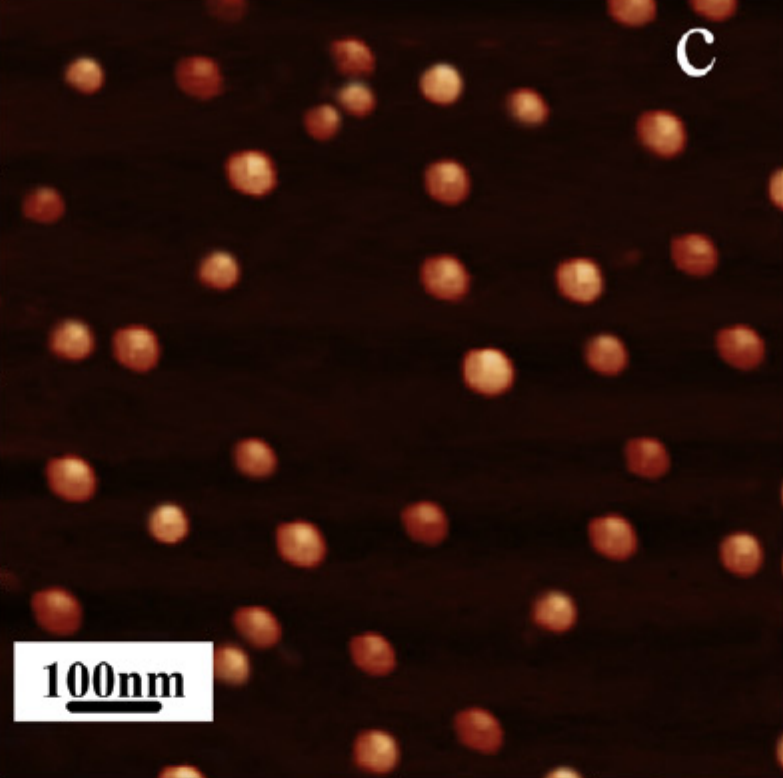
#> input picture c_ref.PNG, 783 x 778 px
$ python main.py
#> lines starting #> are read from the running program, lines starting #| are printed output that depends on the picture; after the words box and inside, x2 and y2 are one past the last pixel; in counts of white or black regions, pixels touching at a corner belong together
# import packages
import cv2
import numpy as np
from PIL import Image
from math import sqrt
from imutils import contours
from skimage import measure
import argparse
import imutils
import sys
import pandas as pd
from math import pi

# Picture path
img = cv2.imread('c_ref.PNG')
#> img is the input picture: shape (778, 783, 3); mean B, G, R 11.3, 17.8, 40.3
a = [0,0] # x-coor
b = [0,0] # y-coor
ref = 0
point = 0
pixel_ref = 0
num = []  #export data
diameter = []  #export data
radius = []

def on_EVENT_LBUTTONDOWN(event, x, y, flags, param):
    if event == cv2.EVENT_LBUTTONDOWN:
        global ref
        global pixel_ref
        # point out the reference
        if ref < 2:
            xy = "%d,%d" % (x, y)
            cv2.circle(img, (x, y), 1, (0, 0, 255), thickness=-1)
            cv2.imshow("image", img)
            a[ref] = x
            b[ref] = y
            pixel_ref = sqrt((a[0] - a[1]) ** 2 + (b[0] - b[1]) ** 2)
            print (f"Reference point {ref+1}")
            ref = ref + 1

cv2.namedWindow("image")
cv2.setMouseCallback("image", on_EVENT_LBUTTONDOWN)
cv2.imshow("image", img)
cv2.waitKey(0)

# get the input value from user
actual_ref = int(input("The distance scale of the reference (nm) : "))
#> the answer given: 3
scale_percent = int(input("Sensitivity (1 to 10) : "))
#> the answer given: 1
threshold = int(input("Contrast of Image (0 to 255) : "))
#> the answer given: 100

# convert all the white background into black
for i in range (np.shape(img)[0]):
    for j in range (np.shape(img)[1]):
        if (img[i][j][2] > 80 and img[i][j][1] > 80 and img[i][j][0] > 80):
            img[i][j][2] = 0
            img[i][j][1] = 0
            img[i][j][0] = 0
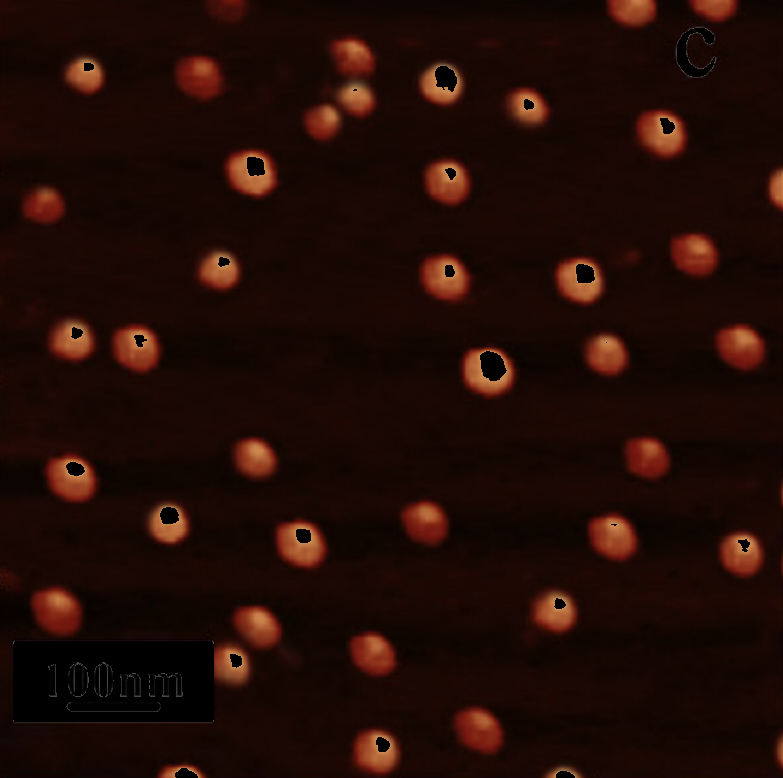
#> img: shape (778, 783, 3); 2.99% of pixels changed, all inside (x1, y1, x2, y2) = (13, 28, 750, 778)

#convert it to grayscale, enlarge and blur it
gray = cv2.cvtColor(img, cv2.COLOR_BGR2GRAY)
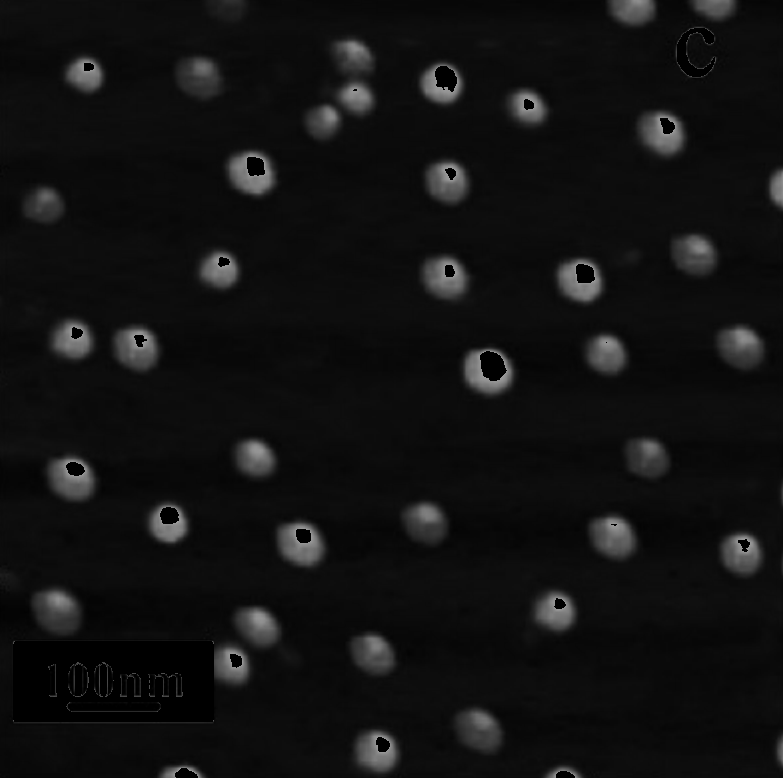
#> gray: shape (778, 783); min 0, max 158, mean 17.3
gray_image = cv2.GaussianBlur(gray, (11, 11), 0)
width = int(gray_image.shape[1] * scale_percent)
#> width = 783
height = int(gray_image.shape[0] * scale_percent)
#> height = 778

# dsize
dsize = (width, height)
#> dsize = (783, 778)
output = cv2.resize(gray_image, dsize)

# thresh equal to blackandwhiteimage
thresh = cv2.threshold(output, threshold, 255, cv2.THRESH_BINARY)[1]
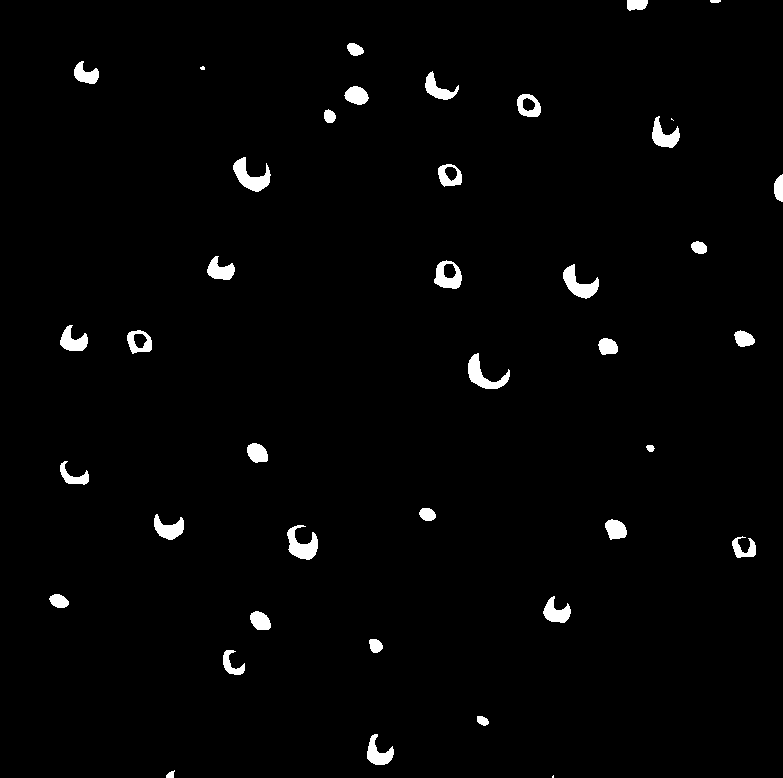
#> thresh: shape (778, 783); 1.9% white; 40 white regions (3 under 20 px), largest, box (x1, y1, x2, y2) and area: (233, 157, 271, 192) 628, (287, 525, 318, 560) 592, (468, 353, 510, 389) 588

# perform a series of erosions and dilations to remove
# any small blobs of noise from the thresholded image
thresh = cv2.erode(thresh, None, iterations=2)
#> thresh: shape (778, 783); 0.79% white; 42 white regions (7 under 20 px), largest, box (x1, y1, x2, y2) and area: (235, 160, 268, 189) 312, (565, 268, 597, 296) 297, (290, 530, 316, 557) 275
thresh = cv2.dilate(thresh, None, iterations=4)
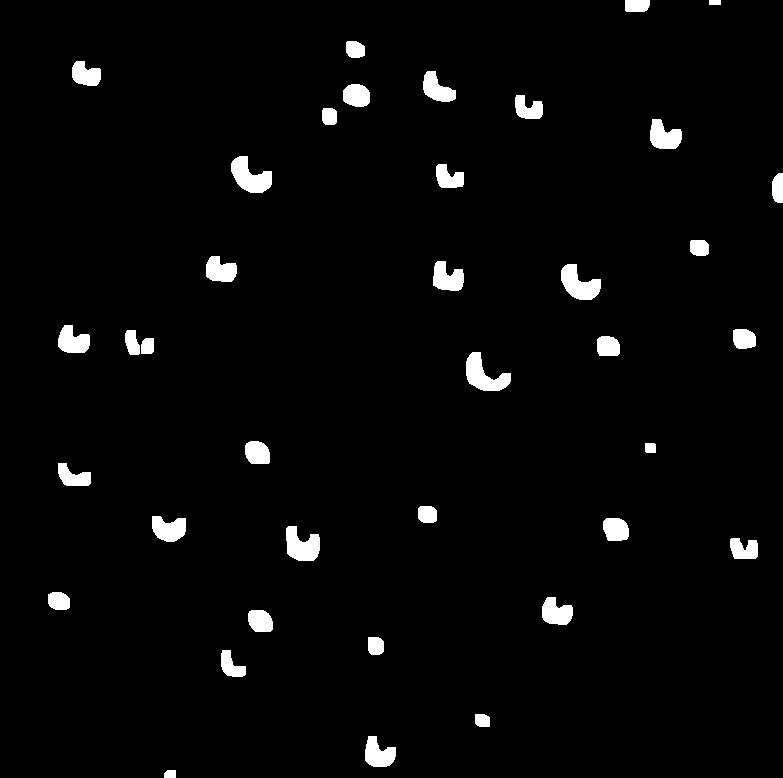
#> thresh: shape (778, 783); 2.9% white; 38 white regions, largest, box (x1, y1, x2, y2) and area: (466, 352, 511, 391) 916, (231, 156, 272, 193) 904, (561, 264, 601, 300) 865

print ("Calculating......")

# perform a connected component analysis on the thresholded
# image, then initialize a mask to store only the "large"
# components
#labels = measure.label(thresh, neighbors=8, background=0)
labels = measure.label(thresh, connectivity=2, background=0)
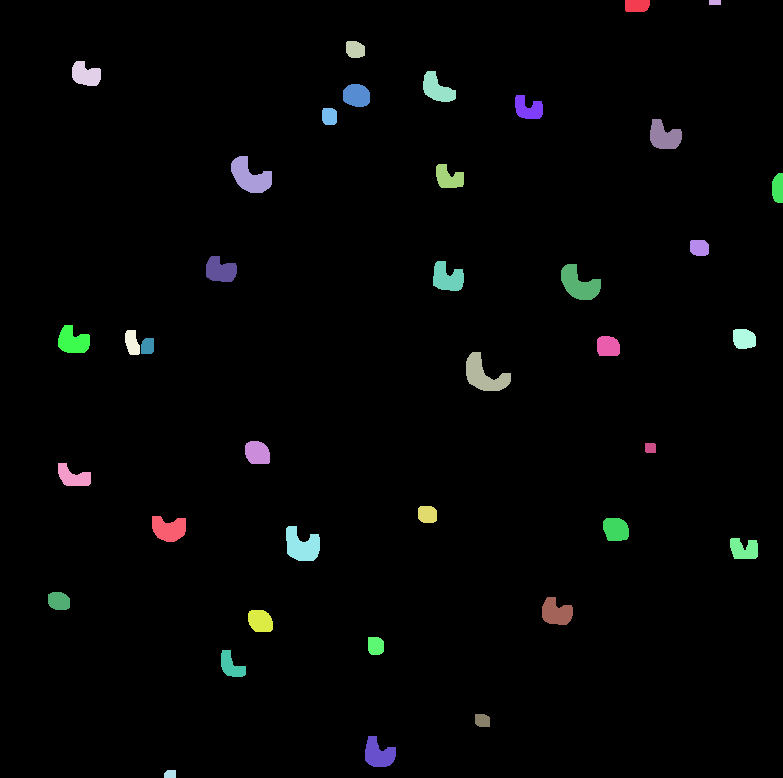
#> labels: shape (778, 783) int64; 39 distinct labels, from 0 to 38; one colour per label, 0 black
mask = np.zeros(thresh.shape, dtype="uint8")

# loop over the unique components
for label in np.unique(labels):
    # if this is the background label, ignore it
    if label == 0:
        continue
    # otherwise, construct the label mask and count the
    # number of pixels
    labelMask = np.zeros(thresh.shape, dtype="uint8")
    labelMask[labels == label] = 255
    numPixels = cv2.countNonZero(labelMask)
    # if the number of pixels in the component is sufficiently
    # large, then add it to our mask of "large blobs"
    if numPixels > 300:
        mask = cv2.add(mask, labelMask)
#> this loop made 39 passes
#> numPixels on passes 2 to 13: 285, 60, 280, 536, 613, 519, 471, 236, 675, 904, 477, 291
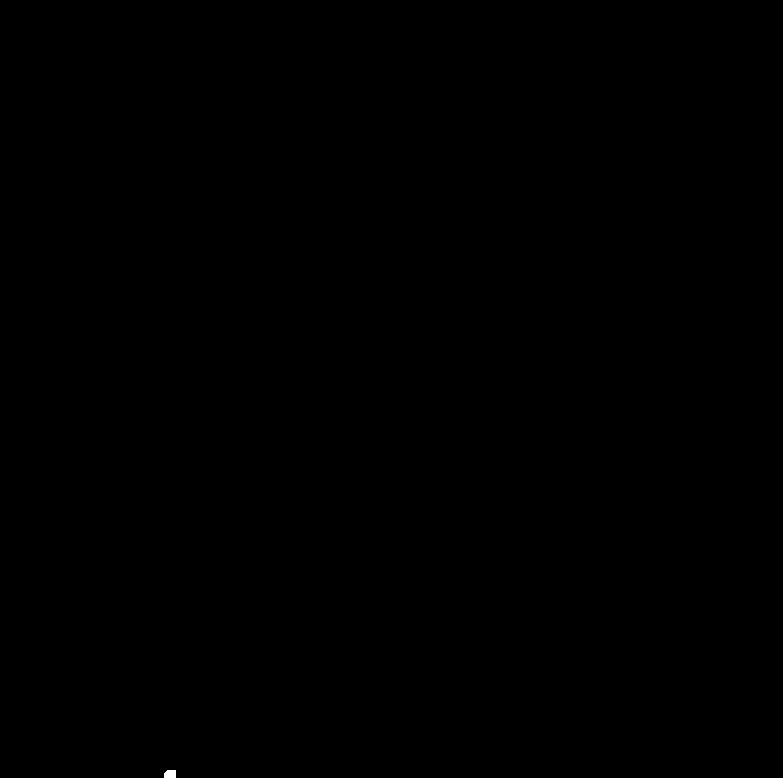
#> labelMask: shape (778, 783); 0.01% white; 1 white region, box (x1, y1, x2, y2) and area: (164, 770, 176, 778) 90
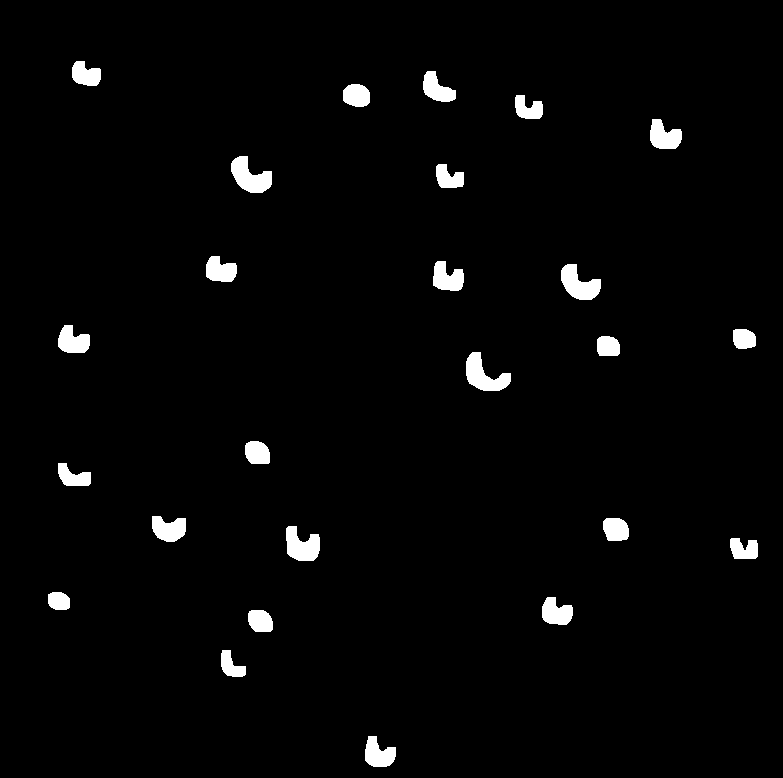
#> mask: shape (778, 783); 2.4% white; 25 white regions

# find the contours in the mask, then sort them from left to right
cnts = cv2.findContours(mask.copy(), cv2.RETR_EXTERNAL,
    cv2.CHAIN_APPROX_SIMPLE)
#> cnts = 25 contours; largest, box (x1, y1, x2, y2) and area: (466, 352, 511, 391) 846, (231, 156, 272, 193) 841, (561, 264, 601, 300) 804, (286, 526, 320, 561) 770, (650, 119, 682, 149) 622
cnts = imutils.grab_contours(cnts)
cnts = contours.sort_contours(cnts)[0]

#declaration
myDict = {}
distance = {}
distDict = {}
closestParticle = []
closestDist = []
count = 0
neighbourDist = {}
averageDist = 0
shortestDist = []
total_area = 0
sa = []

# loop over the contours
for (i, c) in enumerate(cnts):
    # draw the bright spot on the image
    (x, y, w, h) = cv2.boundingRect(c)
    x = int(x/scale_percent)
    y = int(y/scale_percent)
    w = int(w/scale_percent)
    h = int(h/scale_percent)
    ((cX, cY), pixel_radius) = cv2.minEnclosingCircle(c)
    cX = int(cX/scale_percent)
    cY = int(cY/scale_percent)
    pixel_radius = int(pixel_radius/scale_percent)
    cv2.circle(img, (int(cX), int(cY)), int(pixel_radius),
        (0, 0, 255), 3)

    # calculate diameter
    number = i+1
#> (the run stopped early here; a loop or call above may not have finished)
